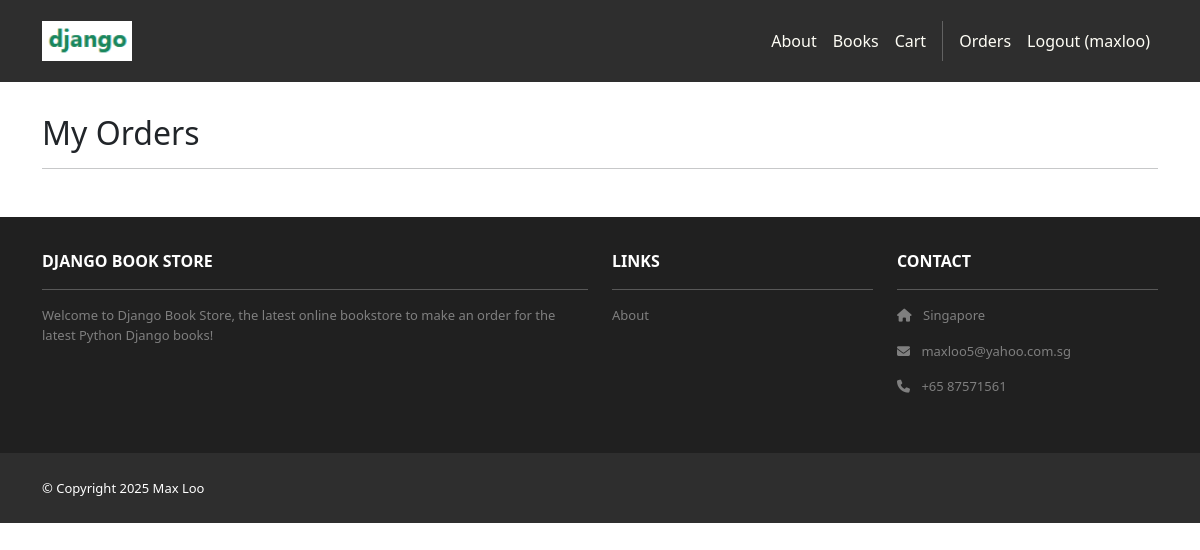
The page /accounts/orders/ (signed in) on the database as committed earlier.
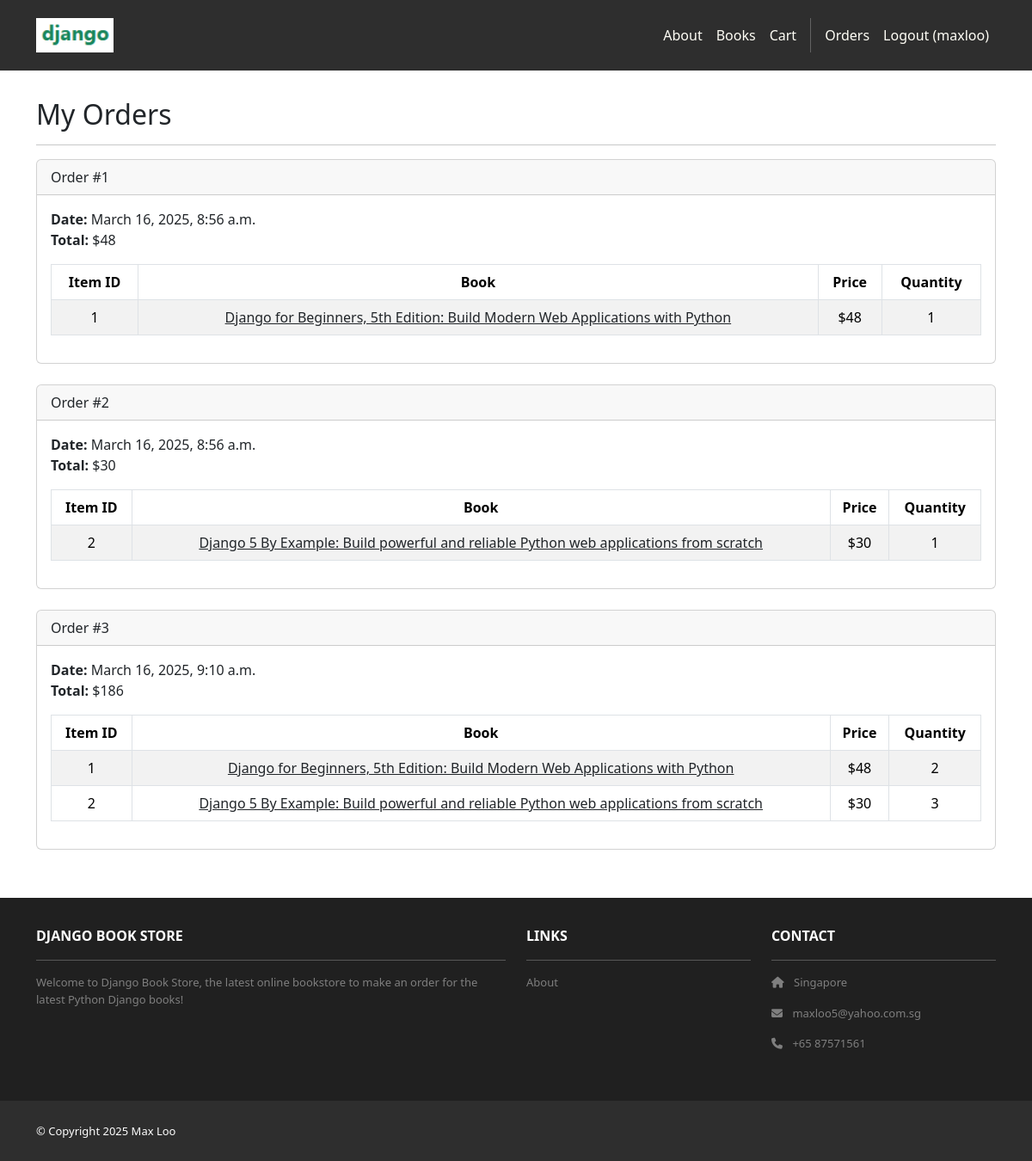
The same page on the database as committed later.
### cart/models.py (models this page shows, shortened)
class Order(models.Model):
    id = models.AutoField(primary_key=True)
    total = models.IntegerField()
    date = models.DateTimeField(auto_now_add=True)
    user = models.ForeignKey(User, on_delete=models.CASCADE)

class Item(models.Model):
    id = models.AutoField(primary_key=True)
    price = models.IntegerField()
    quantity = models.IntegerField()
    order = models.ForeignKey(Order, on_delete=models.CASCADE)
    book = models.ForeignKey(Book, on_delete=models.CASCADE)

### books/models.py (models this page shows, shortened)
class Book(models.Model):
  id = models.AutoField(primary_key=True)
  name = models.CharField(max_length=255)
  author = models.CharField(max_length=255)
  published = models.DateField()
  pages = models.IntegerField()
  price = models.IntegerField()
  description = models.TextField()
  image = models.ImageField(upload_to='book_images/')

### accounts/views.py (the view)
# urls.py: path('orders/', views.orders, name='accounts.orders'),
@login_required
def orders(request):
    template_data = {}
    template_data['title'] = 'Orders'
    template_data['orders'] = request.user.order_set.all()
    return render(request, 'accounts/orders.html', {'template_data': template_data})

### accounts/templates/accounts/orders.html
{% extends 'base.html' %}
{% block content %}
<div class="p-3">
  <div class="container">
    <div class="row mt-3">
      <div class="col mx-auto mb-3">
        <h2>My Orders</h2>
        <hr />
        {% for order in template_data.orders %}
        <div class="card mb-4">
          <div class="card-header">
            Order #{{ order.id }}
          </div>
          <div class="card-body">
            <b>Date:</b> {{ order.date }}<br />
            <b>Total:</b> ${{ order.total }}<br />
            <table class="table table-bordered table-striped text-center mt-3">
              <thead>
                <tr>
                  <th scope="col">Item ID</th>
                  <th scope="col">Book</th>
                  <th scope="col">Price</th>
                  <th scope="col">Quantity</th>
                </tr>
              </thead>
              <tbody>
                {% for item in order.item_set.all %}
                <tr>
                  <td>{{ item.book.id }}</td>
                  <td>
                    <a class="link-dark" href="{% url 'books.show' id=item.book.id %}">
                      {{ item.book.name }}
                    </a>
                  </td>
                  <td>${{ item.book.price }}</td>
                  <td>{{ item.quantity }}</td>
                </tr>
                {% endfor %}
              </tbody>
            </table>
          </div>
        </div>
        {% endfor %}
      </div>
    </div>
  </div>
</div>
{% endblock content %}

### bookstore/templates/base.html (shortened to what this page needs)
<!DOCTYPE html>
<html>
  {% load static %}
  <head>
  <link href=
    "https://cdn.jsdelivr.net/npm/bootstrap@5.3.3/dist/css/bootstrap.min.css" rel="stylesheet"
>
  <link rel=
    "stylesheet" href="https://cdnjs.cloudflare.com/ajax/libs/font-awesome/6.1.1/css/all.min.css">
  <link rel="stylesheet" type="text/css"
    href="{% static 'css/style.css' %}">
  </head>
  <body>
    <nav class="p-3 navbar navbar-dark bg-dark navbar-expand-lg">
      <div class="container">
        <a class="navbar-brand" href="{% url 'home.index' %}">
          <img src="{% static 'img/logo.png' %}" alt="logo"height="40" />
        </a>
        <div class="collapse navbar-collapse" id="navbarNavAltMarkup">
          <div class="navbar-nav ms-auto navbar-ml">
            <a class="nav-link" href="{% url 'home.about' %}">About</a>
            <a class="nav-link" href="{% url 'books.index' %}">Books</a>
            <a class="nav-link" href="{% url 'cart.index' %}">Cart</a>
            {% if user.is_authenticated %}
            <a class="nav-link" href="{% url 'accounts.orders' %}">Orders</a>
            <a class="nav-link" href="{% url 'accounts.logout' %}">Logout ({{ user.username }})</a>
            {% else %}
            <a class="nav-link" href="{% url 'accounts.login' %}">Login</a>
            <a class="nav-link" href="{% url 'accounts.signup' %}">Sign Up</a>
            {% endif %}
          </div>
        </div>
      </div>
    </nav>
    <div>
      {% block content %}
      {% endblock content %}
    </div>
    <section class="p-3 ms-footer d-none d-md-block">
      <div class="container">
        <div class="row mt-3 text-white">
          <div class="col-md-6 col-lg-6 col-xl-6 mx-auto mb-4">
            <b>DJANGO BOOK STORE</b>
            <hr />
            <p>Welcome to Django Book Store, the latest online bookstore to make an order for the latest Python Django books!
            </p>
          </div>
          <div class="col-md-3 col-lg-3 col-xl-3 mx-auto mb-4">
            <b>LINKS</b>
            <hr />
            <p><a class="nav-link" href="{% url 'home.about' %}">
              About
            </a></p>
          </div>
          <div class="col-md-3 col-lg-3 col-xl-3 mx-auto mb-4">
            <b>CONTACT</b>
            <hr />
            <p><i class="fas fa-home me-2"></i>
              Singapore </p>
            <p><i class="fas fa-envelope me-2"></i>
              maxloo5@yahoo.com.sg
            </p>
            <p><i class="fas fa-phone me-2"></i>
              +65 87571561
            </p>
          </div>
        </div>
      </div>
    </section>
    <section class="p-3 ms-footer-bottom bg-dark">
      <div class="container d-flex justify-content-between">
        <div class="me-5 text-white">
          <span>© Copyright 2025 Max Loo</span>
        </div>
      </div>
    </section>
  </body>
</html>

### bookstore/static/css/style.css (style rules this page uses)
.navbar a.nav-link { color: #FFFEF6 !important; }
.bg-dark { background-color: #2E2E2E !important; }
.ms-footer { background-color: #202020; }
.ms-footer p { color: #7F7F7F; font-size: 13px; }
.ms-footer-bottom span { font-size: 13px; line-height: 38px; }

Rows that differ between the two databases and show on the page:
added Order: id "1", date "March 16, 2025, 8:56 a.m.", total "48"
added Item: book.id "1", book.name "Django for Beginners, 5th Edition: Build Modern Web Applications with Python", book.price "48", quantity "1"
added Order: id "2", date "March 16, 2025, 8:56 a.m.", total "30"
added Item: book.id "2", book.name "Django 5 By Example: Build powerful and reliable Python web applications from scratch", book.price "30", quantity "1"
added Order: id "3", date "March 16, 2025, 9:10 a.m.", total "186"
added Item: book.id "1", book.name "Django for Beginners, 5th Edition: Build Modern Web Applications with Python", book.price "48", quantity "2", shown under "3"
added Item: book.id "2", book.name "Django 5 By Example: Build powerful and reliable Python web applications from scratch", book.price "30", quantity "3"
